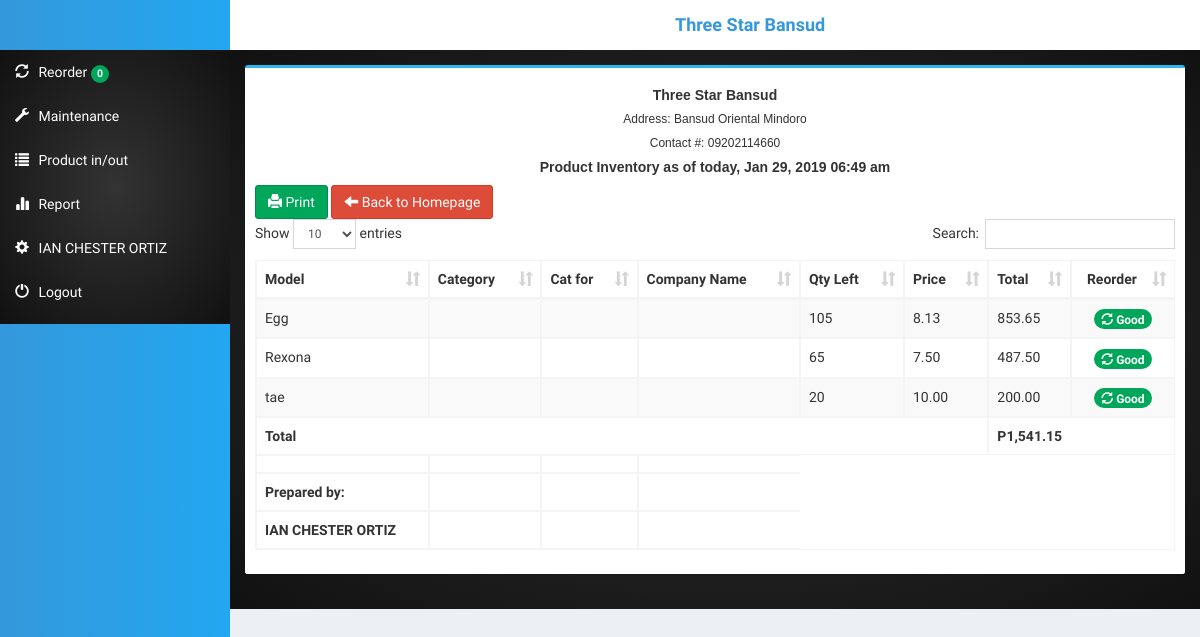
/pages/inventory.php (signed in), run on the app's committed database.
### tables this page shows
CREATE TABLE `branch` (
  `branch_id` int(11) NOT NULL,
  `branch_name` varchar(50) NOT NULL,
  `branch_address` varchar(100) NOT NULL,
  `branch_contact` varchar(50) NOT NULL,
  `skin` varchar(15) NOT NULL
);

CREATE TABLE `product` (
  `prod_id` int(11) NOT NULL,
  `prod_name` varchar(100) NOT NULL,
  `prod_desc` varchar(500) NOT NULL,
  `prod_price` decimal(10,2) NOT NULL,
  `prod_pic` varchar(300) NOT NULL,
  `cat_id` int(11) NOT NULL,
  `prod_qty` int(11) NOT NULL,
  `branch_id` int(11) NOT NULL,
  `reorder` int(11) NOT NULL,
  `supplier_id` int(11) NOT NULL,
  `serial` varchar(50) NOT NULL,
  `base_price` decimal(10,2) DEFAULT NULL,
  `type` text NOT NULL,
  `imei` text NOT NULL,
  `color` text NOT NULL,
  `manufacturer` text NOT NULL
);

CREATE TABLE `user` (
  `user_id` int(11) NOT NULL,
  `username` varchar(15) NOT NULL,
  `password` varchar(50) NOT NULL,
  `name` varchar(50) NOT NULL,
  `role` varchar(100) NOT NULL,
  `status` varchar(10) NOT NULL,
  `branch_id` int(11) NOT NULL
);

### pages/inventory.php (the view, shortened to what this page needs)
?><!DOCTYPE html>
<html>
  <head>
    <link rel="stylesheet" href="../bootstrap/css/bootstrap.min.css">
    <link rel="stylesheet" href="../plugins/datatables/dataTables.bootstrap.css">
    <link rel="stylesheet" href="../dist/css/AdminLTE.min.css">
    <link rel="stylesheet" href="../dist/css/skins/_all-skins.min.css">
    <link rel="stylesheet" type="text/css" href="dist/css/sample1.css">
 </head>
  <body>
    <div class="wrapper">
      <?php include('../dist/includes/header.php');?>
      <div class="content-wrapper">
            <aside class="main-sidebar">
        <section class="sidebar">
          <ul class="sidebar-menu">
            <li class="treeview">
              <a href="#" class="dropdown-toggle nav-txt" data-toggle="dropdown">
                <i class="glyphicon glyphicon-refresh text-white"></i> Reorder
                  <span class="label label-success">
                    <?php
                    $query=mysqli_query($con,"select COUNT(*) as count from product where prod_qty<=reorder and branch_id='$branch'")or die(mysqli_error());
                    $row=mysqli_fetch_array($query);
                    echo $row['count'];
                    ?>
                  </span>
              </a>
              <li class="treeview">
                <a href="#" class="dropdown-toggle nav-txt" data-toggle="dropdown">
                  <i class="glyphicon glyphicon-wrench text-white"></i> Maintenance
                </a>
                      </li>
                  </li>
    <li class="treeview">
      <a href="stockin.php" class="dropdown-toggle nav-txt">
                      <i class="glyphicon glyphicon-list text-white"></i> Product in/out
                    </a>
                  </li>
                    <li class="treeview">
                      <a href="#" class="dropdown-toggle nav-txt" data-toggle="dropdown">
                        <i class="glyphicon glyphicon-stats text-white"></i> Report
                      </a>
                    </li>
    <li class="treeview">
      <a href="profile.php" class="dropdown-toggle nav-txt">
                      <i class="glyphicon glyphicon-cog text-white"></i>
                      <?php echo $_SESSION['name'];?>
                    </a>
                  </li>
    <li class="treeview">
       <a href="logout.php" class="dropdown-toggle nav-txt">
                      <i class="glyphicon glyphicon-off text-white"></i> Logout
                    </a>
                  </li>
          </ul>
        </section>
      </aside>
          <section class="content">
            <div class="row">
      <div class="col-xs-12">
              <div class="box box-primary">
                <div class="box-body">
        <?php
include('../dist/includes/dbcon.php');
$branch=$_SESSION['branch'];
    $query=mysqli_query($con,"select * from branch where branch_id='$branch'")or die(mysqli_error());
        $row=mysqli_fetch_array($query);
?>
                  <h5><b><?php echo $row['branch_name'];?></b> </h5>
                  <h6>Address: <?php echo $row['branch_address'];?></h6>
                  <h6>Contact #: <?php echo $row['branch_contact'];?></h6>
          <h5><b>Product Inventory as of today, <?php echo date("M d, Y h:i a");?></b></h5>
          <a class = "btn btn-success btn-print" href = "" onclick = "window.print()"><i class ="glyphicon glyphicon-print"></i> Print</a>
              <a class = "btn btn-danger btn-print" href = "home.php"><i class ="glyphicon glyphicon-arrow-left"></i> Back to Homepage</a>
                  <table id="example1" class="table table-bordered table-striped">
                    <thead>
                      <tr>
                        <th>Model</th>
                        <th>Category</th>
                        <th>Cat for</th>
                        <th>Company Name</th>
                        <th>Qty Left</th>
                        <th>Price</th>
                        <th>Total</th>
                        <th style="text-align:center">Reorder</th>
                      </tr>
                    </thead>
                    <tbody>
<?php
    $branch=$_SESSION['branch'];
    $grand=0;
    $sql = "SELECT * FROM product a
    LEFT JOIN supplier b on a.supplier_id = b.supplier_id
    LEFT JOIN category c on a.cat_id = c.cat_id
    WHERE a.branch_id = '$branch' ORDER BY a.prod_name, b.supplier_name";
    $query = mysqli_query($con, $sql)or die(mysqli_error());
    while($row=mysqli_fetch_array($query)){
      $total=$row['base_price']*$row['prod_qty'];
      $grand+=$total;
?>
                      <tr>
                        <td><?php echo $row['prod_name'];?></td>
                        <td><?php echo $row['cat_name'];?></td>
                        <td><?php echo $row['cat_for'];?></td>
                        <td>
                        </td>
                        <td><?php echo $row['prod_qty'];?></td>
            <td><?php echo $row['base_price'];?></td>
            <td><?php echo number_format($total,2);?></td>
            <td class="text-center"><?php if ($row['prod_qty']<=$row['reorder'])echo "<span class='badge bg-red'><i class='glyphicon glyphicon-refresh'></i>Reorder</span>"; else echo "<span class='badge bg-green'><i class='glyphicon glyphicon-refresh'></i> Good</span>"; ?></td>
                      </tr>
<?php }?>
                    </tbody>
                    <tfoot>
                      <tr>
                        <th colspan="6">Total</th>
            <th colspan="2">P<?php echo number_format($grand,2);?></th>
                      </tr>
                      <tr>
                        <th></th>
                        <th></th>
                        <th></th>
                        <th></th>
                      </tr>
                      <tr>
                        <th>Prepared by:</th>
                        <th></th>
                        <th></th>
                        <th></th>
                      </tr>
<?php
    $id=$_SESSION['id'];
    $query=mysqli_query($con,"select * from user where user_id='$id'")or die(mysqli_error($con));
    $row=mysqli_fetch_array($query);
?>
                      <tr>
                        <th><?php echo $row['name'];?></th>
                        <th></th>
                        <th></th>
                        <th></th>
                      </tr>
                    </tfoot>
                  </table>
                </div>
        </div>
            </div>
          </div>
          </section>
        </div>
      </div>
  </body>
</html>

### dist/includes/header.php (shortened to what this page needs)
<?php
include('../dist/includes/dbcon.php');
$branch=$_SESSION['branch'];
$query=mysqli_query($con,"select * from branch where branch_id='$branch'")or die(mysqli_error($con));
  $row=mysqli_fetch_array($query);
           $branch_name=$row['branch_name'];
?>
      <header class="main-header">
        <nav class="navbar navbar-static-top">
          <div class="container">
            <div class="navbar-header">
              <a href="home.php" class="navbar-brand" style="background-color: white;"><b> <?php echo $branch_name;?> </b></a>
            </div>
          </div>
        </nav>
      </header>

### pages/inventory.php (style rules this page uses)
h5,h6 { text-align:center; }
.sidebar { width: 250; height:100%; display: block; left: -240px; top: 0px; transition: left 0.3s linear; }
.nav-txt { color: white; }
.main-sidebar { background-image: linear-gradient(to left, #22a7f0 , #3498db); position: fixed; z-index: 5; }
.main-sidebar * a { color: white; }

### dist/includes/header.php (style rules this page uses)
.navbar { background-color: #fff; padding-left: 430px; }
.navbar-brand { color: #3498db !important; }
.main-header { z-index: 0; }

### data on the page
branch: branch_name "Three Star Bansud", branch_address "Bansud Oriental Mindoro", branch_contact "09202114660"
product: prod_name "Egg", prod_qty "105", base_price "8.13", total "853.65", reorder "Good"
product: prod_name "Rexona", prod_qty "65", base_price "7.50", total "487.50", reorder "Good"
product: prod_name "tae", prod_qty "20", base_price "10.00", total "200.00", reorder "Good"
user: name "IAN CHESTER ORTIZ"

### other printed values
$row['count'] "0"
$_SESSION['name'] "IAN CHESTER ORTIZ"
$grand "1,541.15"
